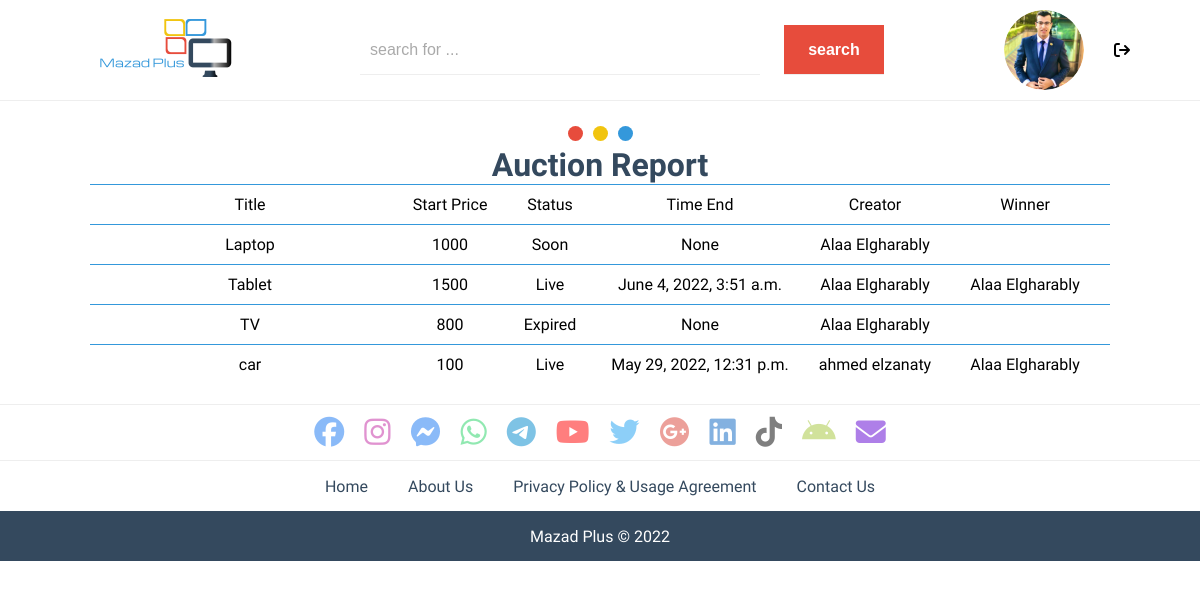
Page /report (signed in) on the committed database.
### dashboard/models.py (models this page shows, shortened)
class Profile(models.Model):
    user = models.OneToOneField(User, on_delete=models.CASCADE)
    balance = models.IntegerField(default=0)
    image = models.ImageField(upload_to="media/", default="media/logo.png", null=True)
    phone = models.CharField(max_length=15)
    address = models.CharField(max_length=200)

class Auction(models.Model):
    title = models.CharField(max_length=30)
    description = models.TextField()
    startprice = models.IntegerField(default=1)
    image = models.ImageField(upload_to="auction/")
    statusvalue = (("Soon", "Soon"), ("Live", "Live"), ("Expired", "Expired"))
    status = models.CharField(max_length=10, default="Soon", choices=statusvalue)
    time = models.IntegerField(default=1)
    timestart = models.DateTimeField(null=True, blank=True)
    timeend = models.DateTimeField(null=True, blank=True)
    creator = models.ForeignKey(User, on_delete=models.CASCADE, related_name='creator')
    winner = models.ForeignKey(User, on_delete=models.CASCADE, related_name='winner', null=True, blank=True)

### dashboard/views.py (the view)
# urls.py: path('report', views.report, name='report'),
def report(request):
    if request.user.is_staff == False:
        return redirect(home)
    auctions = Auction.objects.all()
    return render(request, "report.html", {'auctions': auctions})

### templates/report.html (shortened to what this page needs)
{% extends 'base.html' %}
{% block content %}
    <div class="circles">
        <div class="circle1"></div>
        <div class="circle2"></div>
        <div class="circle3"></div>
    </div>
    <h1 class="title-page">Auction Report</h1>
    <div class="auctions-table">
        <div class="table-header">
            <p class="title-cell">Title</p>
            <p class="startprice-cell">Start Price</p>
            <p class="status-cell">Status</p>
            <p class="timeend-cell">Time End</p>
            <p class="creator-cell">Creator</p>
            <p class="winner-cell">Winner</p>
        </div>
        {% for auction in auctions %}
            <div class="table-row">
                <p class="title-cell">{{auction.title}}</p>
                <p class="startprice-cell">{{auction.startprice}}</p>
                <p class="status-cell">{{auction.status}}</p>
                <p class="timeend-cell">{{auction.timeend}}</p>
                <p class="creator-cell">{{auction.creator.first_name}} {{auction.creator.last_name}}</p>
                <p class="winner-cell">{{auction.winner.first_name}} {{auction.winner.last_name}}</p>
            </div>
        {% endfor %}
    </div>
{% endblock content%}

### templates/base.html (shortened to what this page needs)
{% load  static %}
<!DOCTYPE html>
<html lang="en">
    <head>
        <link rel="stylesheet" href="{% static 'css/alaastyle.css' %}">
        <link rel="stylesheet" href="{% static 'css/home.css' %}">
    </head>
    <body>
        <header>
            <div class="top-nav-bar">
                <a href="/">
                    <img class="logo" src="{% static 'images/logo.png' %}" alt="Mazad_Plus Logo">
                </a>
                <form class="search-form">
                    <input type="text" class="text-search-form" placeholder="search for ..." name="textsearch">
                    <input type="submit" class="button-search-form" value="search" name="buttonsearch">
                </form>
                {% if user.is_authenticated %}
                <div class="profile-bar">
                    <img class="profile-image" src="{{user.profile.image.url}}" alt="Profile Image" onclick="show()">
                    <a href="{% url 'logout' %}" class="a-top-nav-bar">
                        <i class="fa-solid fa-arrow-right-from-bracket"></i>
                    </a>
                </div>
                {% else %}
                <div class="profile-bar">
                <a href="{% url 'register' %}" class="a-top-nav-bar">Register</a>
                <a href="{% url 'login' %}" class="a-top-nav-bar">Login</a>
                </div>
                {% endif %}
            </div>
        </header>
        <hr>
        <div class="the-page">
        {% block content %}
        {% endblock content %}
        </div>
        <hr>
        <footer>
            <div class="socialmedia-icons">
                <a href="#" class="contact-icon" style="color:#1877f2;"><i class="fa-brands fa-facebook"></i></a>
                <a href="#" class="contact-icon" style="color:#c32aa3;"><i class="fa-brands fa-instagram"></i></a>
                <a href="#" class="contact-icon" style="color:#1877f2;"><i class="fa-brands fa-facebook-messenger"></i></a>
                <a href="#" class="contact-icon" style="color:#25d366;"><i class="fa-brands fa-whatsapp"></i></a>
                <a href="#" class="contact-icon" style="color:#0088cc;"><i class="fa-brands fa-telegram"></i></a>
                <a href="#" class="contact-icon" style="color:#ff0000;"><i class="fa-brands fa-youtube"></i></a>
                <a href="#" class="contact-icon" style="color:#1da1f2;"><i class="fa-brands fa-twitter"></i></a>
                <a href="#" class="contact-icon" style="color:#db4437;"><i class="fa-brands fa-google-plus"></i></a>
                <a href="#" class="contact-icon" style="color:#0a66c2;"><i class="fa-brands fa-linkedin"></i></a>
                <a href="#" class="contact-icon" style="color:#010101;"><i class="fa-brands fa-tiktok"></i></a>
                <a href="#" class="contact-icon" style="color:#a4c639;"><i class="fa-brands fa-android"></i></a>
                <a href="#" class="contact-icon" style="color:#6001d2"><i class="fa-solid fa-envelope"></i></a>
            </div>
            <hr>
            <div class="a-pages">
                <a href="" class="a-page">Home</a>
                <a href="" class="a-page">About Us</a>
                <a href="" class="a-page">Privacy Policy & Usage Agreement</a>
                <a href="" class="a-page">Contact Us</a>
            </div>
            <div class="website-rights">Mazad Plus &copy; 2022</div>
        </footer>
    </body>
</html>

### Mazad_Plus/static/css/alaastyle.css (style rules this page uses)
* { margin: 0; padding: 0; -webkit-box-sizing: border-box; box-sizing: border-box; }
html { scroll-behavior: smooth; height: 100%; width: 100%; }
body { font-family: 'Saira', sans-serif; height: auto; width: 100%; }
a { text-decoration: none; color: #000; }
input, textarea { width: calc(100% - 20px); height: 50px; border: none; padding: 10px; font-size: 16px; font-weight: 300; border-bottom: 1px solid #eee; margin: 10px; background: rgba(1, 1, 1, 0); color: #000; }
input::placeholder, textarea::placeholder { color: #aaa; }
hr { margin: 0; border: 0; border-top: 1px solid #eee; }

### rows in the picture
Auction: title "Laptop", startprice "1000", status "Soon", timeend "None", creator.first_name "Alaa", creator.last_name "Elgharably"
Auction: title "Tablet", startprice "1500", status "Live", timeend "June 4, 2022, 3:51 a.m.", creator.first_name "Alaa", creator.last_name "Elgharably", winner.first_name "Alaa", winner.last_name "Elgharably"
Auction: title "TV", startprice "800", status "Expired", timeend "None", creator.first_name "Alaa", creator.last_name "Elgharably"
Auction: title "car", startprice "100", status "Live", timeend "May 29, 2022, 12:31 p.m.", creator.first_name "ahmed", creator.last_name "elzanaty", winner.first_name "Alaa", winner.last_name "Elgharably"
